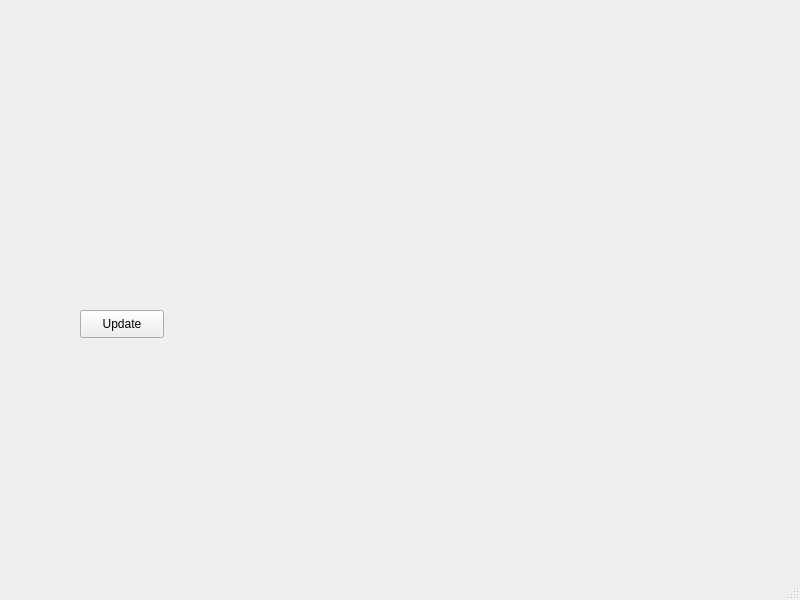
<?xml version="1.0" encoding="UTF-8"?>
<ui version="4.0">
 <class>MainWindow</class>
 <widget class="QMainWindow" name="MainWindow">
  <property name="geometry">
   <rect>
    <x>0</x>
    <y>0</y>
    <width>800</width>
    <height>600</height>
   </rect>
  </property>
  <property name="windowTitle">
   <string>MainWindow</string>
  </property>
  <widget class="QWidget" name="centralwidget">
   <widget class="QPushButton" name="updateButton">
    <property name="geometry">
     <rect>
      <x>80</x>
      <y>310</y>
      <width>84</width>
      <height>28</height>
     </rect>
    </property>
    <property name="text">
     <string>Update</string>
    </property>
   </widget>
  </widget>
  <widget class="QMenuBar" name="menubar">
   <property name="geometry">
    <rect>
     <x>0</x>
     <y>0</y>
     <width>800</width>
     <height>25</height>
    </rect>
   </property>
  </widget>
  <widget class="QStatusBar" name="statusbar"/>
 </widget>
 <resources/>
 <connections/>
</ui>
